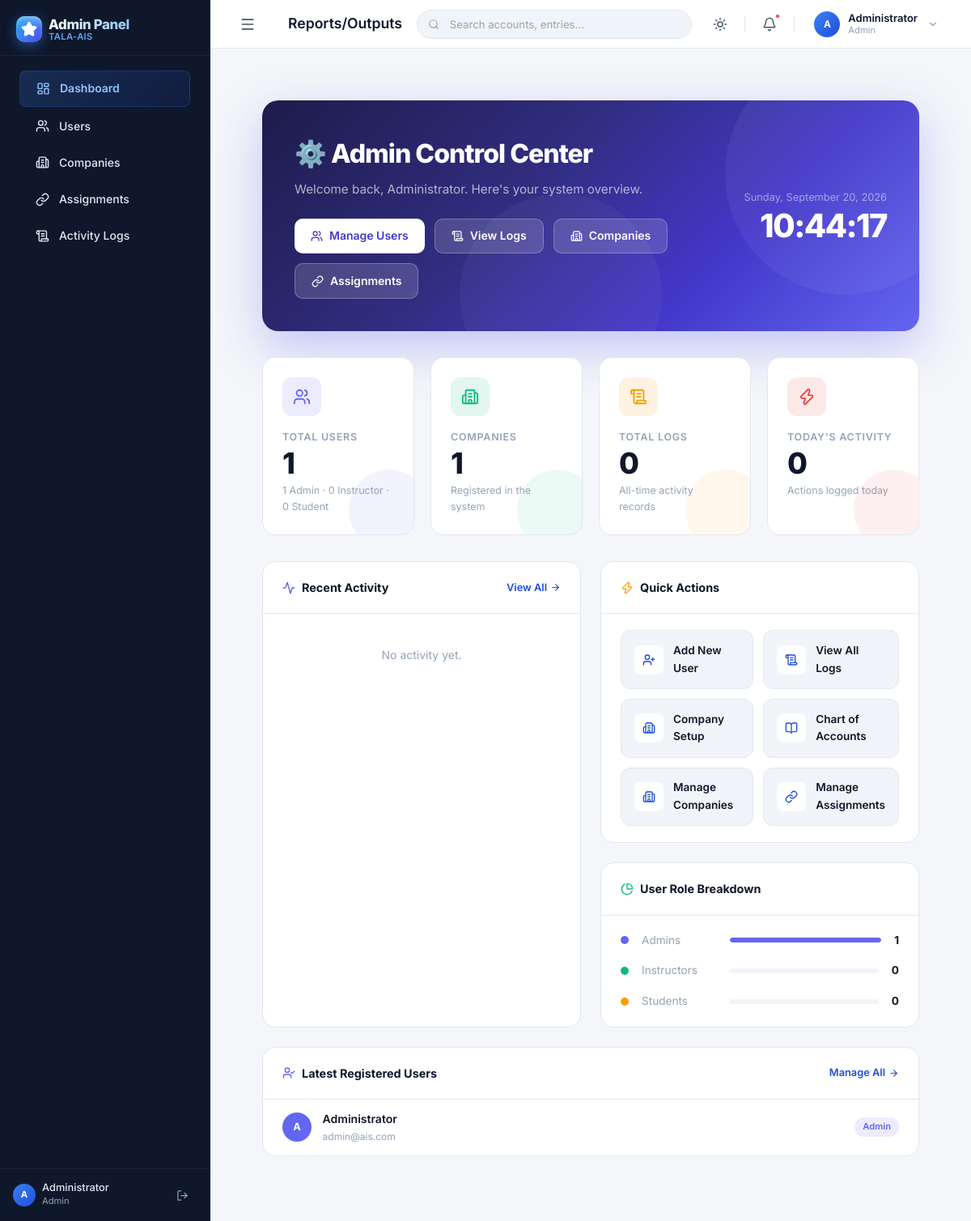
Page /admin/dashboard.php (signed in) on the committed database.
### tables this page shows
CREATE TABLE IF NOT EXISTS `users` (
    `id` INT AUTO_INCREMENT PRIMARY KEY,
    `name` VARCHAR(100) NOT NULL,
    `email` VARCHAR(150) NOT NULL UNIQUE,
    `password` VARCHAR(255) NOT NULL,
    `role` ENUM('Admin','Instructor','Student') NOT NULL DEFAULT 'Student',
    `created_at` TIMESTAMP DEFAULT CURRENT_TIMESTAMP
);

### admin/dashboard.php (the view, shortened to what this page needs)
<?php
require_once '../includes/header.php';
$db = get_db();
$users_count     = $db->query("SELECT COUNT(*) FROM users")->fetch_row()[0];
$companies_count = $db->query("SELECT COUNT(*) FROM companies")->fetch_row()[0];
$logs_count      = $db->query("SELECT COUNT(*) FROM activity_logs")->fetch_row()[0];
$admin_count     = $db->query("SELECT COUNT(*) FROM users WHERE role='Admin'")->fetch_row()[0];
$instructor_count= $db->query("SELECT COUNT(*) FROM users WHERE role='Instructor'")->fetch_row()[0];
$student_count   = $db->query("SELECT COUNT(*) FROM users WHERE role='Student'")->fetch_row()[0];
$today_logs = $db->query("SELECT COUNT(*) FROM activity_logs WHERE DATE(created_at)=CURDATE()")->fetch_row()[0];
$recent_logs = $db->query("
    SELECT l.*, u.name as user_name, u.role as user_role
    FROM activity_logs l
    LEFT JOIN users u ON l.user_id = u.id
    ORDER BY l.created_at DESC
    LIMIT 8
")->fetch_all(MYSQLI_ASSOC);
$latest_users = $db->query("SELECT name, email, role, created_at FROM users ORDER BY created_at DESC LIMIT 5")->fetch_all(MYSQLI_ASSOC);
?>
<div class="adm-wrapper">
    <div class="adm-hero">
        <div>
            <div class="adm-hero-title">⚙️ Admin Control Center</div>
            <div class="adm-hero-sub">Welcome back, <?= htmlspecialchars($_SESSION['user_name'] ?? 'Admin') ?>. Here's your system overview.</div>
            <div class="adm-hero-btns">
                <a href="users.php" class="adm-hero-btn adm-hero-btn-primary">
                    <i data-lucide="users" style="width:15px;height:15px;"></i> Manage Users
                </a>
                <a href="logs.php" class="adm-hero-btn adm-hero-btn-ghost">
                    <i data-lucide="scroll-text" style="width:15px;height:15px;"></i> View Logs
                </a>
                <a href="companies.php" class="adm-hero-btn adm-hero-btn-ghost">
                    <i data-lucide="building-2" style="width:15px;height:15px;"></i> Companies
                </a>
                <a href="assignments.php" class="adm-hero-btn adm-hero-btn-ghost">
                    <i data-lucide="link" style="width:15px;height:15px;"></i> Assignments
                </a>
            </div>
        </div>
        <div class="adm-hero-right">
            <div class="adm-hero-date"><?= date('l, F j, Y') ?></div>
            <div class="adm-hero-time" id="live-clock">--:--</div>
        </div>
    </div>
    <div class="adm-stats">
        <div class="adm-stat-card">
            <div class="adm-stat-icon" style="background:rgba(99,102,241,0.12); color:#6366f1;">
                <i data-lucide="users" style="width:22px;height:22px;"></i>
            </div>
            <div class="adm-stat-label">Total Users</div>
            <div class="adm-stat-value"><?= $users_count ?></div>
            <div class="adm-stat-sub"><?= $admin_count ?> Admin · <?= $instructor_count ?> Instructor · <?= $student_count ?> Student</div>
            <div class="adm-stat-glow" style="background:#6366f1;"></div>
        </div>
        <div class="adm-stat-card">
            <div class="adm-stat-icon" style="background:rgba(16,185,129,0.12); color:#10b981;">
                <i data-lucide="building-2" style="width:22px;height:22px;"></i>
            </div>
            <div class="adm-stat-label">Companies</div>
            <div class="adm-stat-value"><?= $companies_count ?></div>
            <div class="adm-stat-sub">Registered in the system</div>
            <div class="adm-stat-glow" style="background:#10b981;"></div>
        </div>
        <div class="adm-stat-card">
            <div class="adm-stat-icon" style="background:rgba(245,158,11,0.12); color:#f59e0b;">
                <i data-lucide="scroll-text" style="width:22px;height:22px;"></i>
            </div>
            <div class="adm-stat-label">Total Logs</div>
            <div class="adm-stat-value"><?= number_format($logs_count) ?></div>
            <div class="adm-stat-sub">All-time activity records</div>
            <div class="adm-stat-glow" style="background:#f59e0b;"></div>
        </div>
        <div class="adm-stat-card">
            <div class="adm-stat-icon" style="background:rgba(239,68,68,0.12); color:#ef4444;">
                <i data-lucide="zap" style="width:22px;height:22px;"></i>
            </div>
            <div class="adm-stat-label">Today's Activity</div>
            <div class="adm-stat-value"><?= $today_logs ?></div>
            <div class="adm-stat-sub">Actions logged today</div>
            <div class="adm-stat-glow" style="background:#ef4444;"></div>
        </div>
    </div>
    <div class="adm-row">
        <div class="adm-panel">
            <div class="adm-panel-header">
                <div class="adm-panel-title">
                    <i data-lucide="activity" style="width:16px;height:16px;color:#6366f1;"></i>
                    Recent Activity
                </div>
                <a href="logs.php" class="adm-panel-link">
                    View All <i data-lucide="arrow-right" style="width:13px;height:13px;"></i>
                </a>
            </div>
            <div class="adm-activity">
                <?php if (empty($recent_logs)): ?>
                <div style="padding:2rem;text-align:center;color:var(--text-muted);font-size:0.875rem;">No activity yet.</div>
                <?php else: foreach($recent_logs as $log):
                    $colors = ['Admin'=>'#6366f1','Instructor'=>'#10b981','Student'=>'#f59e0b'];
                    $avatarColor = $colors[$log['user_role'] ?? 'Student'] ?? '#6b7280';
                    $initials = strtoupper(substr($log['user_name'] ?? 'S', 0, 2));
                    $actionColors = ['Create'=>'#10b981','Update'=>'#3b82f6','Delete'=>'#ef4444','Login'=>'#6366f1','Logout'=>'#f59e0b'];
                    $actionColor = $actionColors[$log['action']] ?? '#6b7280';
                    $timeAgo = date('M d, h:i A', strtotime($log['created_at']));
                ?>
                <div class="adm-act-item">
                    <div class="adm-act-avatar" style="background:<?= $avatarColor ?>;"><?= $initials ?></div>
                    <div class="adm-act-body">
                        <div class="adm-act-name"><?= htmlspecialchars($log['user_name'] ?? 'Unknown') ?></div>
                        <div class="adm-act-desc">
                            <span style="font-size:0.7rem;font-weight:700;color:<?= $actionColor ?>;background:<?= $actionColor ?>18;padding:1px 6px;border-radius:4px;margin-right:4px;"><?= htmlspecialchars($log['action']) ?></span>
                            <?= htmlspecialchars($log['description'] ?? $log['module'] ?? '') ?>
                        </div>
                    </div>
                    <div class="adm-act-time"><?= $timeAgo ?></div>
                </div>
                <?php endforeach; endif; ?>
            </div>
        </div>
        <div style="display:flex;flex-direction:column;gap:1.5rem;">
            <div class="adm-panel">
                <div class="adm-panel-header">
                    <div class="adm-panel-title">
                        <i data-lucide="zap" style="width:16px;height:16px;color:#f59e0b;"></i>
                        Quick Actions
                    </div>
                </div>
                <div class="adm-actions">
                    <a href="users.php" class="adm-action-btn">
                        <div class="adm-action-icon"><i data-lucide="user-plus" style="width:16px;height:16px;"></i></div>
                        Add New User
                    </a>
                    <a href="logs.php" class="adm-action-btn">
                        <div class="adm-action-icon"><i data-lucide="scroll-text" style="width:16px;height:16px;"></i></div>
                        View All Logs
                    </a>
                    <a href="<?= BASE_URL ?>pages/company_setup.php" class="adm-action-btn">
                        <div class="adm-action-icon"><i data-lucide="building-2" style="width:16px;height:16px;"></i></div>
                        Company Setup
                    </a>
                    <a href="<?= BASE_URL ?>pages/chart_of_accounts.php" class="adm-action-btn">
                        <div class="adm-action-icon"><i data-lucide="book-open" style="width:16px;height:16px;"></i></div>
                        Chart of Accounts
                    </a>
                    <a href="companies.php" class="adm-action-btn">
                        <div class="adm-action-icon"><i data-lucide="building-2" style="width:16px;height:16px;"></i></div>
                        Manage Companies
                    </a>
                    <a href="assignments.php" class="adm-action-btn">
                        <div class="adm-action-icon"><i data-lucide="link" style="width:16px;height:16px;"></i></div>
                        Manage Assignments
                    </a>
                </div>
            </div>
            <div class="adm-panel">
                <div class="adm-panel-header">
                    <div class="adm-panel-title">
                        <i data-lucide="pie-chart" style="width:16px;height:16px;color:#10b981;"></i>
                        User Role Breakdown
                    </div>
                </div>
                <div class="adm-role-bar">
                    <?php
                    $roles = [
                        ['label'=>'Admins', 'count'=>$admin_count, 'color'=>'#6366f1'],
                        ['label'=>'Instructors', 'count'=>$instructor_count, 'color'=>'#10b981'],
                        ['label'=>'Students', 'count'=>$student_count, 'color'=>'#f59e0b'],
                    ];
                    foreach($roles as $r):
                        $pct = $users_count > 0 ? round(($r['count']/$users_count)*100) : 0;
                    ?>
                    <div class="adm-role-row">
                        <div class="adm-role-dot" style="background:<?= $r['color'] ?>;"></div>
                        <div class="adm-role-label"><?= $r['label'] ?></div>
                        <div class="adm-progress">
                            <div class="adm-progress-fill" style="width:<?= $pct ?>%;background:<?= $r['color'] ?>;"></div>
                        </div>
                        <div class="adm-role-count"><?= $r['count'] ?></div>
                    </div>
                    <?php endforeach; ?>
                </div>
            </div>
        </div>
    </div>
    <div class="adm-panel">
        <div class="adm-panel-header">
            <div class="adm-panel-title">
                <i data-lucide="user-check" style="width:16px;height:16px;color:#6366f1;"></i>
                Latest Registered Users
            </div>
            <a href="users.php" class="adm-panel-link">
                Manage All <i data-lucide="arrow-right" style="width:13px;height:13px;"></i>
            </a>
        </div>
        <?php if(empty($latest_users)): ?>
        <div style="padding:2rem;text-align:center;color:var(--text-muted);font-size:0.875rem;">No users yet.</div>
        <?php else: foreach($latest_users as $u):
            $colors = ['Admin'=>'#6366f1','Instructor'=>'#10b981','Student'=>'#f59e0b'];
            $bgColor = $colors[$u['role']] ?? '#6b7280';
            $roleBgAlpha = ['Admin'=>'rgba(99,102,241,0.12)','Instructor'=>'rgba(16,185,129,0.12)','Student'=>'rgba(245,158,11,0.12)'];
            $roleTextColor = ['Admin'=>'#6366f1','Instructor'=>'#10b981','Student'=>'#d97706'];
            $init = strtoupper(substr($u['name'],0,1));
        ?>
        <div class="adm-user-row">
            <div class="adm-user-av" style="background:<?= $bgColor ?>;"><?= $init ?></div>
            <div>
                <div class="adm-user-name"><?= htmlspecialchars($u['name']) ?></div>
                <div class="adm-user-email"><?= htmlspecialchars($u['email']) ?></div>
            </div>
            <span class="adm-role-badge" style="background:<?= $roleBgAlpha[$u['role']] ?? 'rgba(107,114,128,0.1)' ?>;color:<?= $roleTextColor[$u['role']] ?? '#6b7280' ?>;">
                <?= $u['role'] ?>
            </span>
        </div>
        <?php endforeach; endif; ?>
    </div>
</div>
<?php require_once '../includes/footer.php'; ?>

### rows in the picture
users: name "A", name "Administrator", email "admin@ais.com", role "Admin"

### other values in the picture
$item['label'] "Dashboard"
$item['label'] "Users"
$item['label'] "Companies"
$item['label'] "Assignments"
$item['label'] "Activity Logs"
$initials "A"
$userName "Administrator"
$userRole "Admin"
$pageTitle "Reports/Outputs"
$_SESSION['user_name'] "Administrator"
$users_count "1"
$admin_count "1"
$instructor_count "0"
$student_count "0"
$companies_count "1"
